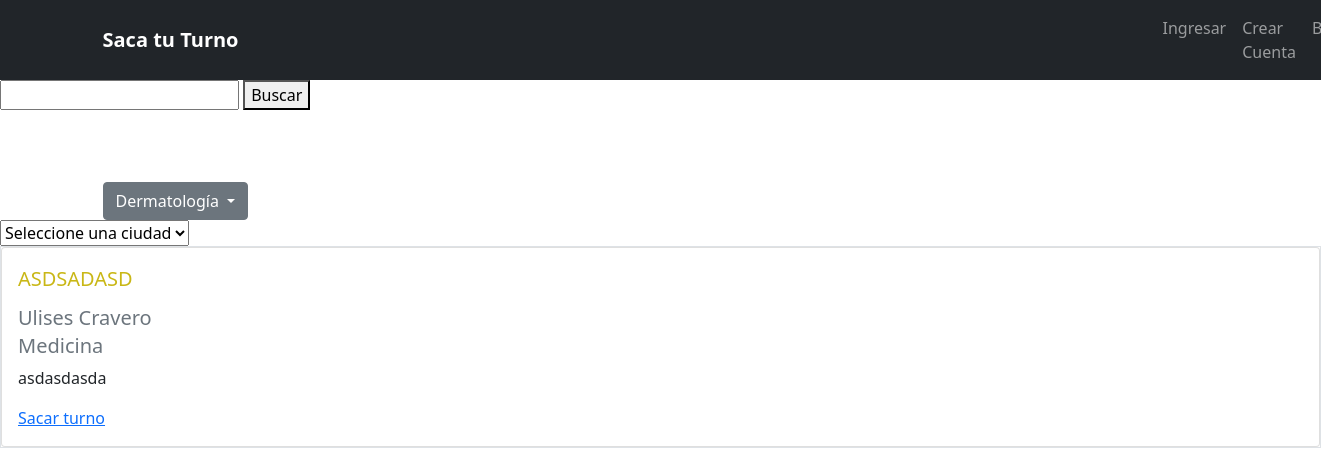
Page /categorias/1/ on the committed database.
### sitio/models.py (models this page shows, shortened)
class SubCategoria(models.Model):
    nombre = models.CharField(max_length=255, blank = False)
    categoria = models.ForeignKey(Categoria, on_delete=models.CASCADE)

class ServicioPrestado(models.Model):
    nombre = models.CharField(max_length=50, blank = False)       # NO LLEVA NOMBRE EL SERVICIO PRESTADO
    descripcion = models.TextField(max_length=150, blank = False)
    propietario = models.ForeignKey(User, on_delete=models.CASCADE)
    categoria = models.ForeignKey(Categoria, on_delete=models.CASCADE, blank = True, null= True)
    subcategoria = models.ForeignKey(SubCategoria, on_delete=models.CASCADE, blank = True, null= True)
    diasAtencion = models.ManyToManyField(Days)
    duracionTurno = models.IntegerField(default = 30, null= False, blank = False)
    ciudad = models.CharField(max_length= 20, choices = ciudades, verbose_name='Ciudad', blank = True, null= True, default = 'Rafaela')
    inicioJornada = models.TimeField( auto_now=False, auto_now_add=False, verbose_name="Inicio de Jornada",blank=True, null=False, default='08:00:00')
    finJornada = models.TimeField( auto_now=False, auto_now_add=False, verbose_name="Fin de Jornada",blank=True, null=False, default='17:00:00')

class Categoria(models.Model):
    nombre = models.CharField(max_length=255, blank = False)
    @property
    def traerSubcategorias(self):
        return SubCategoria.objects.filter(categoria__id = self.id)
    def __str__(self):
        return self.nombre

### sitio/views.py (the view, shortened to what this page needs)
def categorias_filtro(request, id_subcategoria=None, ciudad=None):
    categorias = Categoria.objects.all()
    if id_subcategoria:
       subcategoria = SubCategoria.objects.get(id = id_subcategoria)
    if id_subcategoria != None and ciudad == None:
        servicios = ServicioPrestado.objects.filter(subcategoria_id = id_subcategoria)
    elif id_subcategoria == None and ciudad != None:
        servicios = ServicioPrestado.objects.filter(ciudad = ciudad)
    else:
        servicios = ServicioPrestado.objects.filter(subcategoria_id = id_subcategoria, ciudad = ciudad)
    query = request.GET.get('buscar_servicio')
    context = {
        'categorias': categorias,
        'servicios': servicios,
    }
    if id_subcategoria:
        context['subcategoria'] = subcategoria
    return render(request, 'categorias.html', context)

### templates/categorias.html (shortened to what this page needs)
{% include "header.html" %}
{%block content %}
    <form method="GET">
        <div>
            <input type="text" name="buscar_servicio" id="" value="{{request.GET.buscar_servicio}}">
            <button type="submit">Buscar</button>
        </div>
    </form>
    <div class="container" style="padding-top: 3.5rem">
        <div class="dropdown mt-3">
            <button class="btn btn-secondary dropdown-toggle" type="button" id="dropdownMenuButton" data-bs-toggle="dropdown" aria-haspopup="true" aria-expanded="false">
                {% if subcategoria %}
                     {{ subcategoria.nombre}}
                {%else%}
                    Categorias
                {%endif%}
            </button>
        </div>
    </div>
    <select name="elegir_ciudad" id = "elegir_ciudad" onchange="myFunction()">
        <option value="">
            {% if request.GET.elegir_ciudad %}
                {{request.GET.elegir_ciudad}}
            {% else %}
                Seleccione una ciudad
            {% endif %}
        </option>
    </select>
    <div class="card-group border border-black">
            {%for item in servicios %}
            <div class="card">
                <div class="card-body">
                    <div class="card-title letracaja colorcito text-uppercase"><p>{{item.nombre}} </p> </div>
                    <h6 class="card-subtitle letracaja mb-2 text-muted">{{item.propietario.first_name}} {{item.propietario.last_name}}</h6>
                    <h6 class="card-subtitle letracaja mb-2 text-muted">{{item.categoria}}</h6>
                    <div class="panel-text"><p>{{item.descripcion}}</p></div>
                    <div class="panel-foocter"><a href="{% url 'pedir_turno' item.id item.propietario.id %}">Sacar turno</a></div>
                </div>
            </div>
            {%endfor%}
    </div>
{% endblock %}

### static/sitio/styles.css (style rules this page uses)
.colorcito { color: rgb(201, 183, 22); }
.letracaja { font-size: 20px; }

### static/fullcalendar/main.css (style rules this page uses)
:root { --fc-daygrid-event-dot-width: 8px; }
:root { --fc-list-event-dot-width: 10px; --fc-list-event-hover-bg-color: #f5f5f5; }

### rows in the picture
SubCategoria: nombre "Dermatología"
ServicioPrestado: nombre "ASDSADASD", propietario.first_name "Ulises", propietario.last_name "Cravero", categoria "Medicina", descripcion "asdasdasda"
